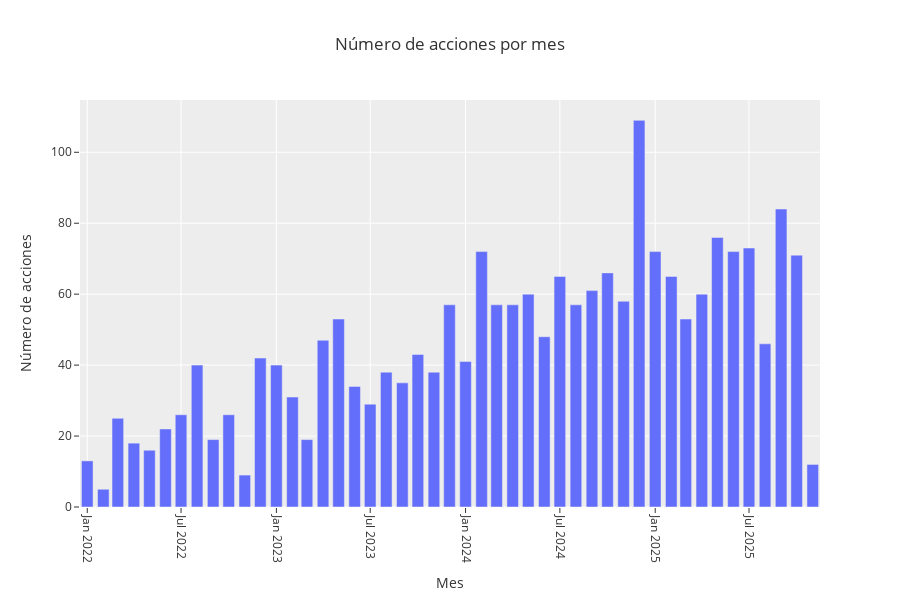

Notebook source saved alongside this figure:
### Code cell
monthly_counts = (stocks_filtrados.groupby(['Period', 'Month']).size().reset_index(name='Stocks'))
monthly_counts['YearMonth'] = (monthly_counts['Period'].astype(str) + "-" + monthly_counts['Month'].astype(str).str.zfill(2))
monthly_counts = monthly_counts.sort_values(['Period', 'Month'])

fig = px.bar(
    monthly_counts,
    x = 'YearMonth',
    y = 'Stocks',
    hover_data = {
        'YearMonth': True,
        'Stocks': True
    },
    labels = {'Stocks': 'Número de acciones', 'YearMonth': 'Mes'},
    title = "Número de acciones por mes"
)

fig.update_layout(
    template = "ggplot2",
    height = 600,
    xaxis_tickangle = 90,
)

fig.show()

### Figure 1 — Plotly figure (JSON) as saved in the notebook; plotly's stock layout.template omitted (floating-point values rounded to 4 significant figures)
{"data": [{"alignmentgroup": "True", "hovertemplate": "Mes=%{x}<br>Número de acciones=%{y}<extra></extra>", "legendgroup": "", "marker": {"color": "#636efa", "pattern": {"shape": ""}}, "name": "", "offsetgroup": "", "orientation": "v", "showlegend": false, "textposition": "auto", "type": "bar", "x": ["2022-01", "2022-02", "2022-03", "2022-04", "2022-05", "2022-06", "2022-07", "2022-08", "2022-09", "2022-10", "2022-11", "2022-12", "2023-01", "2023-02", "2023-03", "2023-04", "2023-05", "2023-06", "2023-07", "2023-08", "2023-09", "2023-10", "2023-11", "2023-12", "2024-01", "2024-02", "2024-03", "2024-04", "2024-05", "2024-06", "2024-07", "2024-08", "2024-09", "2024-10", "2024-11", "2024-12", "2025-01", "2025-02", "2025-03", "2025-04", "2025-05", "2025-06", "2025-07", "2025-08", "2025-09", "2025-10", "2025-11"], "xaxis": "x", "y": [13, 5, 25, 18, 16, 22, 26, 40, 19, 26, 9, 42, 40, 31, 19, 47, 53, 34, 29, 38, 35, 43, 38, 57, 41, 72, 57, 57, 60, 48, 65, 57, 61, 66, 58, 109, 72, 65, 53, 60, 76, 72, 73, 46, 84, 71, 12], "yaxis": "y"}], "layout": {"barmode": "relative", "height": 600, "legend": {"tracegroupgap": 0}, "title": {"text": "Número de acciones por mes"}, "xaxis": {"anchor": "y", "domain": [0, 1], "tickangle": 90, "title": {"text": "Mes"}}, "yaxis": {"anchor": "x", "domain": [0, 1], "title": {"text": "Número de acciones"}}}}
